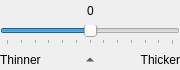
<?xml version="1.0" encoding="UTF-8"?>
<ui version="4.0">
 <class>OtsuBinarizationOptionsWidget</class>
 <widget class="QWidget" name="OtsuBinarizationOptionsWidget">
  <property name="geometry">
   <rect>
    <x>0</x>
    <y>0</y>
    <width>180</width>
    <height>70</height>
   </rect>
  </property>
  <property name="sizePolicy">
   <sizepolicy hsizetype="Preferred" vsizetype="Preferred">
    <horstretch>0</horstretch>
    <verstretch>0</verstretch>
   </sizepolicy>
  </property>
  <property name="windowTitle">
   <string>Form</string>
  </property>
  <layout class="QVBoxLayout" name="verticalLayout">
   <property name="spacing">
    <number>4</number>
   </property>
   <property name="leftMargin">
    <number>0</number>
   </property>
   <property name="topMargin">
    <number>0</number>
   </property>
   <property name="rightMargin">
    <number>0</number>
   </property>
   <property name="bottomMargin">
    <number>0</number>
   </property>
   <item>
    <layout class="QHBoxLayout" name="horizontalLayout">
     <property name="spacing">
      <number>6</number>
     </property>
     <property name="sizeConstraint">
      <enum>QLayout::SetDefaultConstraint</enum>
     </property>
     <item>
      <spacer name="horizontalSpacer_45">
       <property name="orientation">
        <enum>Qt::Horizontal</enum>
       </property>
       <property name="sizeHint" stdset="0">
        <size>
         <width>1</width>
         <height>1</height>
        </size>
       </property>
      </spacer>
     </item>
     <item>
      <widget class="QLabel" name="thresholLabel">
       <property name="frameShape">
        <enum>QFrame::NoFrame</enum>
       </property>
       <property name="text">
        <string>0</string>
       </property>
      </widget>
     </item>
     <item>
      <spacer name="horizontalSpacer_46">
       <property name="orientation">
        <enum>Qt::Horizontal</enum>
       </property>
       <property name="sizeHint" stdset="0">
        <size>
         <width>1</width>
         <height>1</height>
        </size>
       </property>
      </spacer>
     </item>
    </layout>
   </item>
   <item>
    <widget class="QSlider" name="thresholdSlider">
     <property name="minimum">
      <number>-30</number>
     </property>
     <property name="maximum">
      <number>30</number>
     </property>
     <property name="pageStep">
      <number>5</number>
     </property>
     <property name="tracking">
      <bool>true</bool>
     </property>
     <property name="orientation">
      <enum>Qt::Horizontal</enum>
     </property>
     <property name="invertedAppearance">
      <bool>false</bool>
     </property>
     <property name="invertedControls">
      <bool>false</bool>
     </property>
     <property name="tickPosition">
      <enum>QSlider::TicksBelow</enum>
     </property>
    </widget>
   </item>
   <item>
    <layout class="QHBoxLayout" name="horizontalLayout_2">
     <property name="spacing">
      <number>0</number>
     </property>
     <item>
      <widget class="QLabel" name="lighterThresholdLink">
       <property name="text">
        <string>Thinner</string>
       </property>
      </widget>
     </item>
     <item>
      <widget class="QToolButton" name="neutralThresholdBtn">
       <property name="cursor">
        <cursorShape>PointingHandCursor</cursorShape>
       </property>
       <property name="text">
        <string/>
       </property>
       <property name="iconSize">
        <size>
         <width>12</width>
         <height>12</height>
        </size>
       </property>
       <property name="toolButtonStyle">
        <enum>Qt::ToolButtonIconOnly</enum>
       </property>
       <property name="autoRaise">
        <bool>true</bool>
       </property>
       <property name="arrowType">
        <enum>Qt::UpArrow</enum>
       </property>
      </widget>
     </item>
     <item>
      <widget class="QLabel" name="darkerThresholdLink">
       <property name="text">
        <string>Thicker</string>
       </property>
       <property name="alignment">
        <set>Qt::AlignRight|Qt::AlignTrailing|Qt::AlignVCenter</set>
       </property>
      </widget>
     </item>
    </layout>
   </item>
  </layout>
 </widget>
 <resources/>
 <connections/>
</ui>
